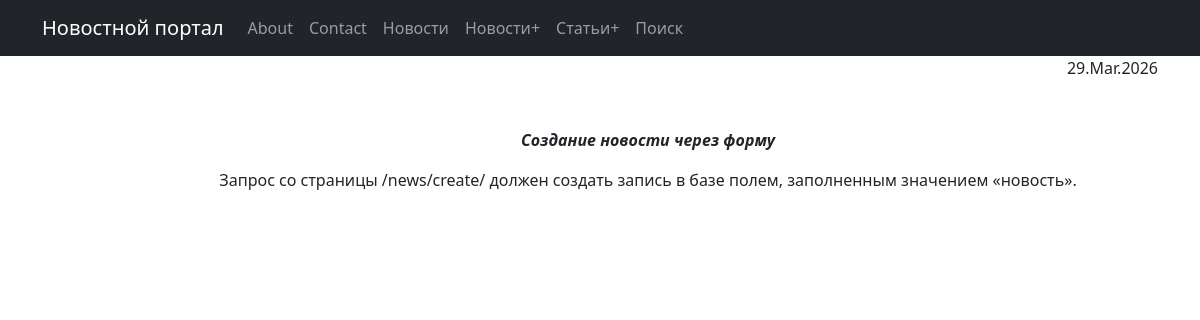
Screenshot of /post/53/ with the database file from the repository.
### news/models.py (models this page shows, shortened)
class Post(models.Model):
    post_date = models.DateTimeField(auto_now_add=True)
    article_news = models.CharField(max_length=1, choices=TYPES, default=article)
    post_header = models.CharField(max_length=100)
    post_content = models.TextField()
    post_rating = models.IntegerField(default=0)
    post_author = models.ForeignKey(Author, on_delete=models.CASCADE)
    post_categories = models.ManyToManyField(Category, through='PostCategory')

### news/views.py (the view)
# urls.py: path("<int:pk>/", PostDetailView.as_view(), name='post_detail'),
class PostDetailView(DetailView):
    model = Post
    context_object_name = 'post'
    template_name = 'news/post_detail.html'

### news/templatetags/news_filters.py (called while the page is built)
@register.filter
def censor(value):
    bwdict = ["badword", "архитектура"]
    for word in bwdict:
        pattern = r'\b' + re.escape(word) + r'\b'
        value = re.sub(pattern, word[0] + '*' * (len(word)-1), value, flags=re.IGNORECASE)
    return value

### Templates/news/post_detail.html (shortened to what this page needs)
{% extends 'flatpages/default.html' %}
{% load news_filters %}
{% block content %}
<p style="text-align: right;">{{ post.post_date|date:'d.M.Y' }}</p>
<div class="container m-5">
    <p><p style="text-align: center;"><em><strong>{{ post.post_header|censor }}</strong></em></p>
    <p>{{ post.post_content|censor }}</p>
</div>
{% endblock content %}

### rows the page displays
Post: post_date "29.Mar.2026", post_header|censor "Создание новости через форму", post_content|censor "Запрос со страницы /news/create/ должен создать запись в базе полем, заполненным значением «новость»."
